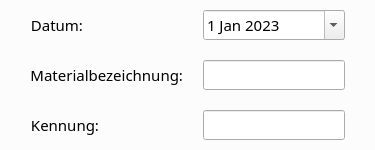
                <widget class="QFrame" name="form_frame_1">
                 <property name="sizePolicy">
                  <sizepolicy hsizetype="Preferred" vsizetype="Fixed">
                   <horstretch>0</horstretch>
                   <verstretch>0</verstretch>
                  </sizepolicy>
                 </property>
                 <property name="styleSheet">
                  <string notr="true">QFrame {
	background: #FCFCFC;
	border-radius: 10px
}

</string>
                 </property>
                 <layout class="QFormLayout" name="formLayout">
                  <property name="horizontalSpacing">
                   <number>20</number>
                  </property>
                  <property name="verticalSpacing">
                   <number>20</number>
                  </property>
                  <property name="leftMargin">
                   <number>30</number>
                  </property>
                  <property name="topMargin">
                   <number>10</number>
                  </property>
                  <property name="rightMargin">
                   <number>30</number>
                  </property>
                  <property name="bottomMargin">
                   <number>10</number>
                  </property>
                  <item row="0" column="0">
                   <widget class="QLabel" name="label_3">
                    <property name="sizePolicy">
                     <sizepolicy hsizetype="Preferred" vsizetype="Preferred">
                      <horstretch>0</horstretch>
                      <verstretch>0</verstretch>
                     </sizepolicy>
                    </property>
                    <property name="font">
                     <font>
                      <family>Leelawadee</family>
                      <pointsize>11</pointsize>
                      <weight>50</weight>
                      <bold>false</bold>
                     </font>
                    </property>
                    <property name="text">
                     <string>Datum:</string>
                    </property>
                    <property name="scaledContents">
                     <bool>false</bool>
                    </property>
                    <property name="alignment">
                     <set>Qt::AlignRight|Qt::AlignTrailing|Qt::AlignVCenter</set>
                    </property>
                   </widget>
                  </item>
                  <item row="0" column="1">
                   <widget class="QDateEdit" name="la_date_edit">
                    <property name="font">
                     <font>
                      <family>Leelawadee</family>
                      <pointsize>11</pointsize>
                     </font>
                    </property>
                    <property name="dateTime">
                     <datetime>
                      <hour>0</hour>
                      <minute>0</minute>
                      <second>0</second>
                      <year>2023</year>
                      <month>1</month>
                      <day>1</day>
                     </datetime>
                    </property>
                    <property name="calendarPopup">
                     <bool>true</bool>
                    </property>
                   </widget>
                  </item>
                  <item row="1" column="0">
                   <widget class="QLabel" name="label_4">
                    <property name="sizePolicy">
                     <sizepolicy hsizetype="Preferred" vsizetype="Preferred">
                      <horstretch>0</horstretch>
                      <verstretch>0</verstretch>
                     </sizepolicy>
                    </property>
                    <property name="font">
                     <font>
                      <family>Leelawadee</family>
                      <pointsize>11</pointsize>
                      <weight>50</weight>
                      <bold>false</bold>
                     </font>
                    </property>
                    <property name="text">
                     <string>Materialbezeichnung:</string>
                    </property>
                    <property name="scaledContents">
                     <bool>false</bool>
                    </property>
                    <property name="alignment">
                     <set>Qt::AlignRight|Qt::AlignTrailing|Qt::AlignVCenter</set>
                    </property>
                   </widget>
                  </item>
                  <item row="1" column="1">
                   <widget class="QLineEdit" name="la_material_input">
                    <property name="font">
                     <font>
                      <family>Leelawadee</family>
                      <pointsize>11</pointsize>
                     </font>
                    </property>
                    <property name="clearButtonEnabled">
                     <bool>true</bool>
                    </property>
                   </widget>
                  </item>
                  <item row="2" column="0">
                   <widget class="QLabel" name="label_5">
                    <property name="sizePolicy">
                     <sizepolicy hsizetype="Preferred" vsizetype="Preferred">
                      <horstretch>0</horstretch>
                      <verstretch>0</verstretch>
                     </sizepolicy>
                    </property>
                    <property name="font">
                     <font>
                      <family>Leelawadee</family>
                      <pointsize>11</pointsize>
                      <weight>50</weight>
                      <bold>false</bold>
                     </font>
                    </property>
                    <property name="text">
                     <string>Kennung:</string>
                    </property>
                    <property name="scaledContents">
                     <bool>false</bool>
                    </property>
                    <property name="alignment">
                     <set>Qt::AlignRight|Qt::AlignTrailing|Qt::AlignVCenter</set>
                    </property>
                   </widget>
                  </item>
                  <item row="2" column="1">
                   <widget class="QLineEdit" name="la_kennung_input">
                    <property name="font">
                     <font>
                      <family>Leelawadee</family>
                      <pointsize>11</pointsize>
                     </font>
                    </property>
                    <property name="clearButtonEnabled">
                     <bool>true</bool>
                    </property>
                   </widget>
                  </item>
                 </layout>
                </widget>
